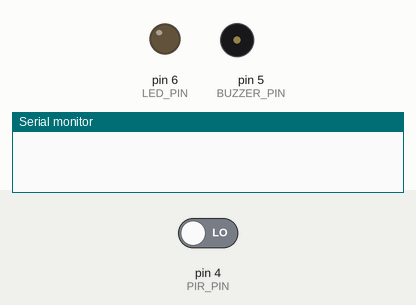
Recording of a sketch running on a simulated Arduino Uno, built with avr-gcc and run on an emulated ATmega328P. Shown: output pins drawn as LEDs (lit = HIGH), buzzer (waves = sounding, pin HIGH), the last lines printed to the serial monitor. The inputs (shaded band) are chosen by the test bench; at power-on: pin 4 (PIR_PIN) LOW. The modem accepts every AT command (registered, SIM ready, sends succeed) and sends nothing else.

Above: at 4.2 s.
4.3 s: pin 4 (PIR_PIN) driven HIGH
At 6.5 s:
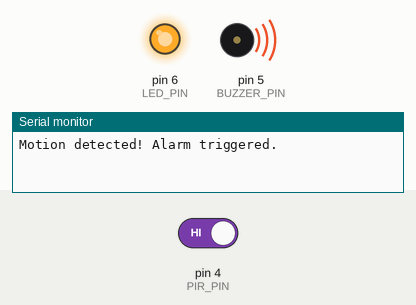
Timing chart, 0 to 8.0 s (numbered marks = the images above; inputs shaded):
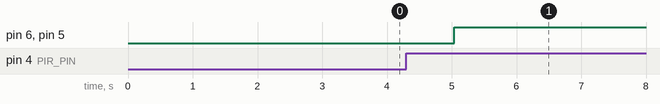

Measured:
- after the input at 4.3 s, pin 6 (LED_PIN), pin 5 (BUZZER_PIN): LOW → HIGH after 0.74 s

The sketch:

temperature_humidity_alert.ino
```cpp
/*
* Components
 * Arduino Uno
 * PIR Motion Sensor
 * GSM Module (SIM900)
 * Buzzer
 * LED
 *
 * Circuit Connections
 * PIR Sensor (Digital Signal):
 * Connect the output to digital pin 4.
 *
 * GSM Module (Digital Signal):
 * Connect TX to pin 7 and RX to pin 8.
 *
 * Buzzer and LED (Digital Signal):
 * Connect the buzzer to digital pin 5.
 * Connect the LED to digital pin 6.
 */
#include <SoftwareSerial.h>

#define PIR_PIN 4
#define BUZZER_PIN 5
#define LED_PIN 6
#define GSM_TX 7
#define GSM_RX 8

SoftwareSerial gsmSerial(GSM_TX, GSM_RX);

bool motionDetected = false;

void setup() {
    pinMode(PIR_PIN, INPUT);
    pinMode(BUZZER_PIN, OUTPUT);
    pinMode(LED_PIN, OUTPUT);

    gsmSerial.begin(9600);
    Serial.begin(9600);

    // Initialize GSM Module
    gsmSerial.println("AT");
    delay(1000);
    gsmSerial.println("AT+CMGF=1");  // Set SMS to text mode
    delay(1000);
    gsmSerial.println("AT+CNMI=1,2,0,0,0");  // Configure message indications
    delay(1000);
}

void loop() {
    motionDetected = digitalRead(PIR_PIN);

    if (motionDetected) {
        triggerAlarm();
        sendSMSAlert();
        delay(10000);  // Prevent spamming SMS
    } else {
        resetAlarm();
    }

    delay(1000);
}

void triggerAlarm() {
    digitalWrite(BUZZER_PIN, HIGH);
    digitalWrite(LED_PIN, HIGH);
    Serial.println("Motion detected! Alarm triggered.");
}

void resetAlarm() {
    digitalWrite(BUZZER_PIN, LOW);
    digitalWrite(LED_PIN, LOW);
}

void sendSMSAlert() {
    gsmSerial.println("AT+CMGS=\"+1234567890\"");  // Replace with your phone number
    delay(1000);
    gsmSerial.println("Motion detected at home! Check immediately.");  // SMS content
    delay(1000);
    gsmSerial.write(26);  // Send the SMS
    delay(1000);
    Serial.println("SMS sent!");
}
```
